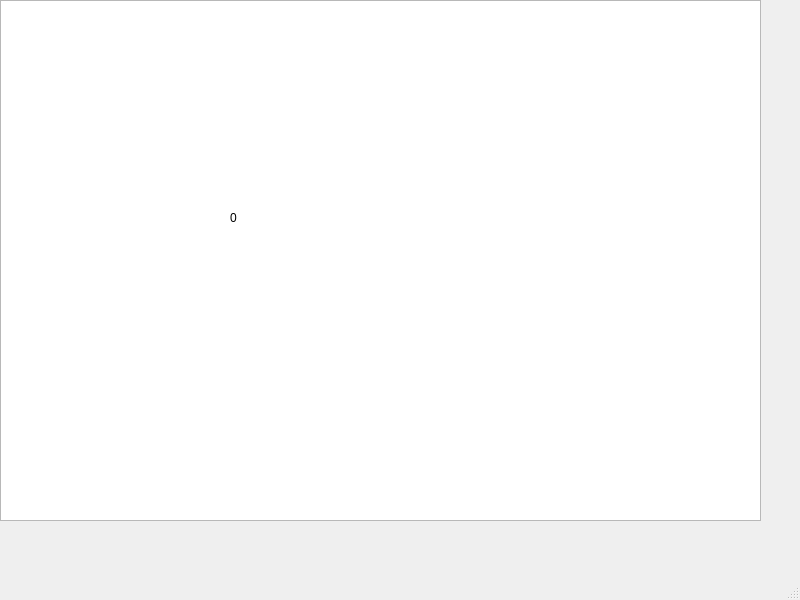
<?xml version="1.0" encoding="UTF-8"?>
<ui version="4.0">
 <class>PaintWindow</class>
 <widget class="QMainWindow" name="PaintWindow">
  <property name="geometry">
   <rect>
    <x>0</x>
    <y>0</y>
    <width>800</width>
    <height>600</height>
   </rect>
  </property>
  <property name="windowTitle">
   <string>Paint</string>
  </property>
  <widget class="QWidget" name="centralwidget">
   <widget class="QGraphicsView" name="graphicsView">
    <property name="geometry">
     <rect>
      <x>0</x>
      <y>0</y>
      <width>761</width>
      <height>521</height>
     </rect>
    </property>
   </widget>
   <widget class="QLabel" name="counterLabel">
    <property name="geometry">
     <rect>
      <x>230</x>
      <y>210</y>
      <width>55</width>
      <height>16</height>
     </rect>
    </property>
    <property name="text">
     <string>0</string>
    </property>
   </widget>
  </widget>
  <widget class="QMenuBar" name="menubar">
   <property name="geometry">
    <rect>
     <x>0</x>
     <y>0</y>
     <width>800</width>
     <height>25</height>
    </rect>
   </property>
  </widget>
  <widget class="QStatusBar" name="statusbar"/>
 </widget>
 <resources/>
 <connections/>
</ui>
